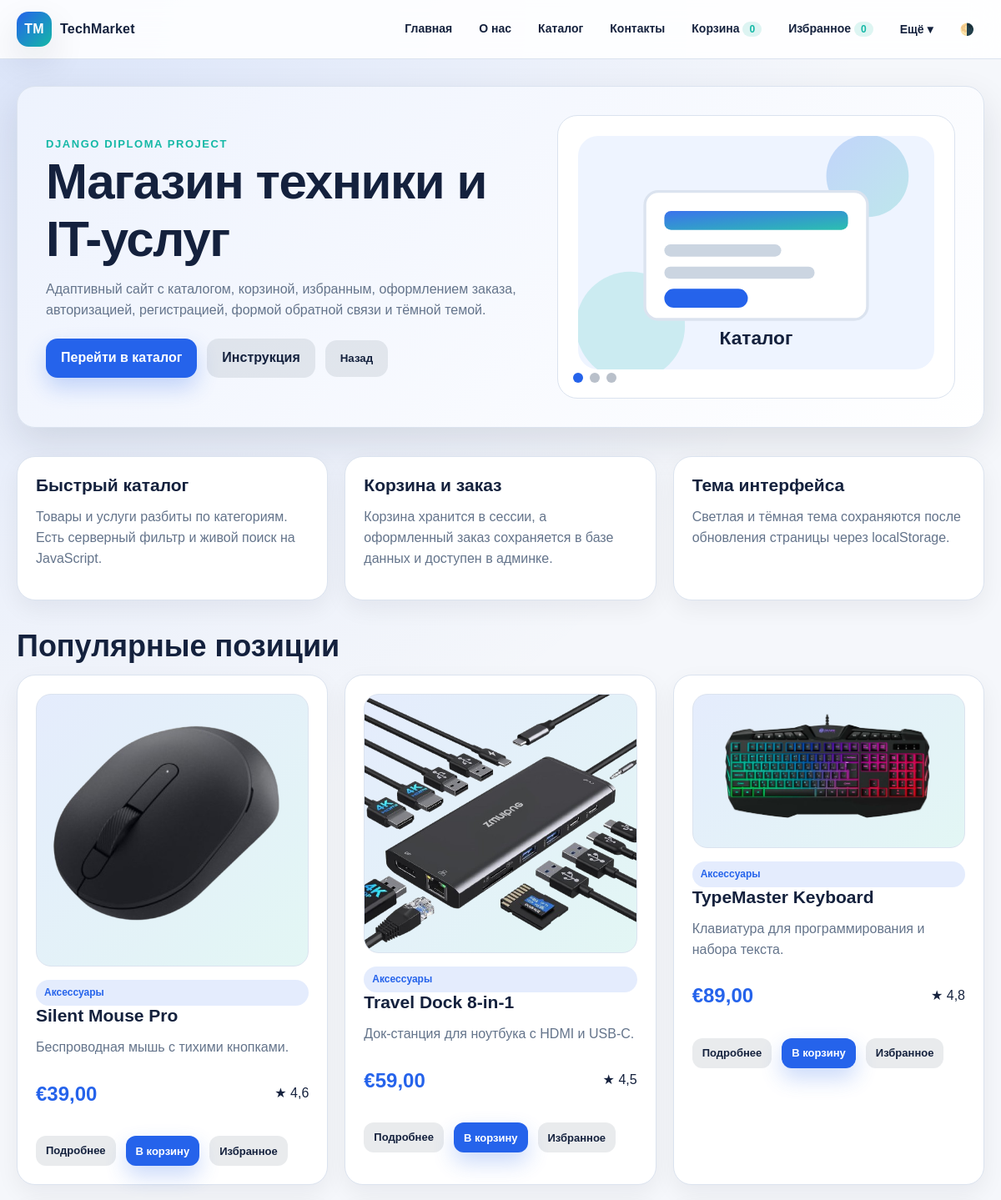
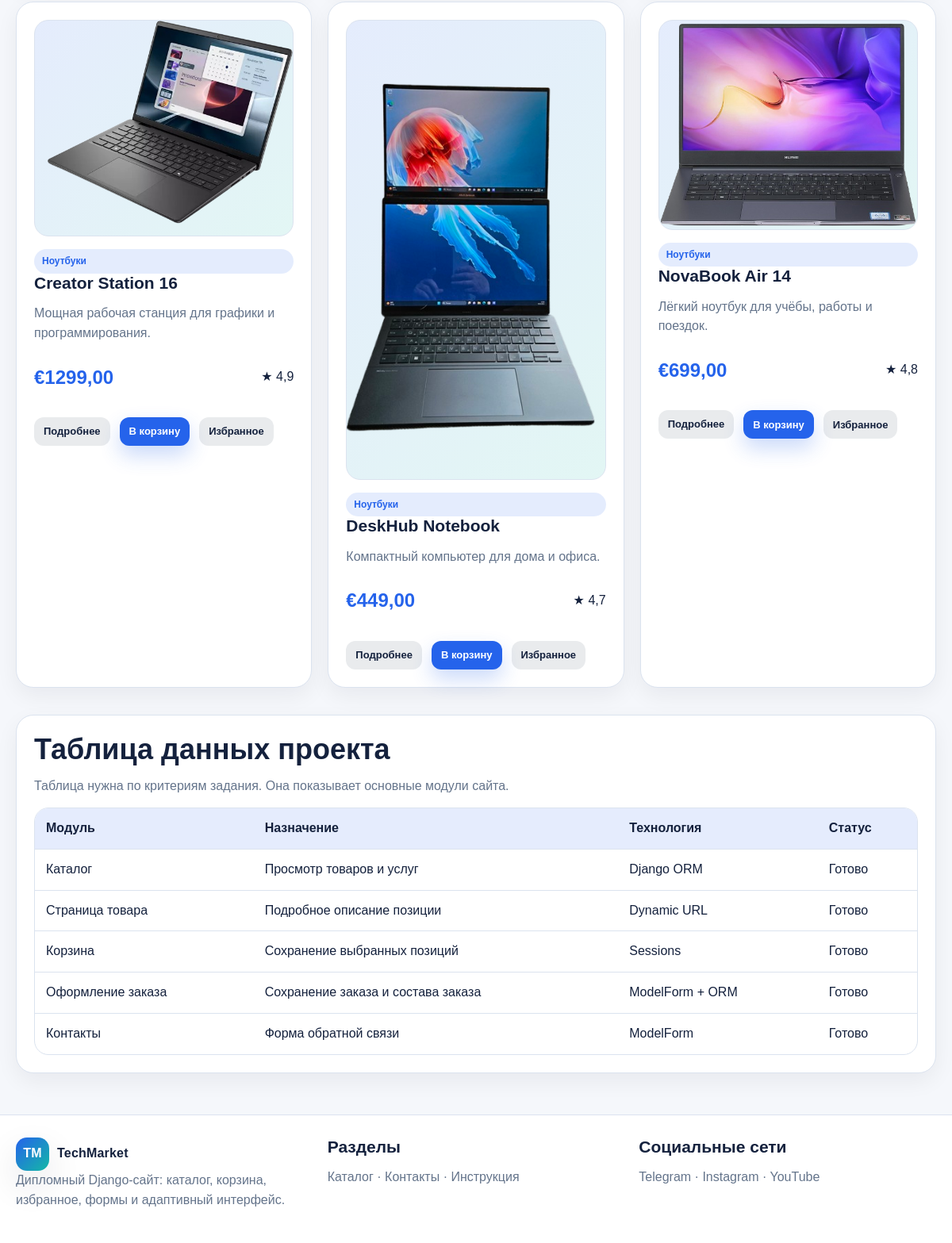
The page / on the database its author committed (2 pictures, top to bottom).
### shop/models.py (models this page shows, shortened)
class Product(models.Model):
    CATEGORY_CHOICES = [
        ('laptops', 'Ноутбуки'),
        ('accessories', 'Аксессуары'),
        ('services', 'Услуги'),
    ]
    name = models.CharField(max_length=120)
    category = models.CharField(max_length=30, choices=CATEGORY_CHOICES)
    short_description = models.CharField(max_length=220)
    description = models.TextField()
    price = models.DecimalField(max_digits=10, decimal_places=2)
    image = models.CharField(max_length=160, default='shop/img/product_laptop.svg')
    rating = models.DecimalField(max_digits=3, decimal_places=1, default=4.8)
    in_stock = models.BooleanField(default=True)
    created_at = models.DateTimeField(auto_now_add=True)
    class Meta:
        ordering = ['category', 'name']

### shop/views.py (the view)
# urls.py: path('', views.home, name='home'),
def home(request):
    ensure_demo_products()
    products = Product.objects.all()[:6]
    return render(request, 'shop/home.html', {'products': products})

### shop/context_processors.py (called while the page is built)
def site_counters(request):
    cart = request.session.get('cart', {})
    favorites = request.session.get('favorites', [])
    return {
        'cart_count': sum(int(qty) for qty in cart.values()),
        'favorites_count': len(favorites),
    }

### shop/views.py (called while the page is built, shortened)
def ensure_demo_products():
    if Product.objects.exists():
        return

### shop/templates/shop/home.html (shortened to what this page needs)
{% extends 'shop/base.html' %}
{% load static %}
{% block content %}
<section class="hero">
    <div>
        <div class="eyebrow">Django diploma project</div>
        <h1>Магазин техники и IT-услуг</h1>
        <p>Адаптивный сайт с каталогом, корзиной, избранным, оформлением заказа, авторизацией, регистрацией, формой обратной связи и тёмной темой.</p>
        <div class="actions">
            <a class="btn" href="{% url 'catalog' %}">Перейти в каталог</a>
            <a class="btn secondary" href="{% url 'docs' %}">Инструкция</a>
            <button class="btn secondary" type="button" onclick="history.back()">Назад</button>
        </div>
    </div>
    <div class="slider" aria-label="Слайдер изображений">
        <div class="slide active"><img src="{% static 'shop/img/hero_1.svg' %}" alt="Каталог техники"></div>
        <div class="slider-controls">
            <button class="dot active" type="button" aria-label="Слайд 1"></button>
            <button class="dot" type="button" aria-label="Слайд 2"></button>
            <button class="dot" type="button" aria-label="Слайд 3"></button>
        </div>
    </div>
</section>
<section class="section grid grid-3">
    <div class="card"><h3>Быстрый каталог</h3><p>Товары и услуги разбиты по категориям. Есть серверный фильтр и живой поиск на JavaScript.</p></div>
    <div class="card"><h3>Корзина и заказ</h3><p>Корзина хранится в сессии, а оформленный заказ сохраняется в базе данных и доступен в админке.</p></div>
    <div class="card"><h3>Тема интерфейса</h3><p>Светлая и тёмная тема сохраняются после обновления страницы через localStorage.</p></div>
</section>
<section class="section">
    <h2>Популярные позиции</h2>
    <div class="grid grid-3">
        {% for product in products %}
        <article class="card product-card">
            <div class="product-image"><img src="{% static product.image %}" alt="{{ product.name }}"></div>
            <span class="badge">{{ product.get_category_display }}</span>
            <h3>{{ product.name }}</h3>
            <p>{{ product.short_description }}</p>
            <div class="product-meta"><span class="price">€{{ product.price }}</span><span>★ {{ product.rating }}</span></div>
            <div class="actions">
                <a class="btn small secondary" href="{% url 'product_detail' product.id %}">Подробнее</a>
                <form class="inline" method="post" action="{% url 'add_to_cart' product.id %}">{% csrf_token %}<input type="hidden" name="next" value="home"><button class="btn small" type="submit">В корзину</button></form>
                <form class="inline" method="post" action="{% url 'toggle_favorite' product.id %}">{% csrf_token %}<input type="hidden" name="next" value="home"><button class="btn small secondary" type="submit">Избранное</button></form>
            </div>
        </article>
        {% endfor %}
    </div>
</section>
<section class="section card">
    <h2>Таблица данных проекта</h2>
    <p>Таблица нужна по критериям задания. Она показывает основные модули сайта.</p>
    <div class="table-wrap">
        <table>
            <thead><tr><th>Модуль</th><th>Назначение</th><th>Технология</th><th>Статус</th></tr></thead>
            <tbody>
                <tr><td>Каталог</td><td>Просмотр товаров и услуг</td><td>Django ORM</td><td>Готово</td></tr>
                <tr><td>Страница товара</td><td>Подробное описание позиции</td><td>Dynamic URL</td><td>Готово</td></tr>
                <tr><td>Корзина</td><td>Сохранение выбранных позиций</td><td>Sessions</td><td>Готово</td></tr>
                <tr><td>Оформление заказа</td><td>Сохранение заказа и состава заказа</td><td>ModelForm + ORM</td><td>Готово</td></tr>
                <tr><td>Контакты</td><td>Форма обратной связи</td><td>ModelForm</td><td>Готово</td></tr>
            </tbody>
        </table>
    </div>
</section>
{% endblock %}

### shop/templates/shop/base.html (shortened to what this page needs)
{% load static %}
<!DOCTYPE html>
<html lang="ru">
<head>
    <link rel="stylesheet" href="{% static 'shop/css/external.css' %}">
</head>
<body>
<header class="site-header">
    <div class="container nav-wrap">
        <a class="logo" href="{% url 'home' %}" aria-label="TechMarket">
            <span class="logo-mark">TM</span>
            <span>TechMarket</span>
        </a>
        <nav class="nav-menu" aria-label="Главное меню">
            <a href="{% url 'home' %}">Главная</a>
            <a href="{% url 'about' %}">О нас</a>
            <a href="{% url 'catalog' %}">Каталог</a>
            <a href="{% url 'contacts' %}">Контакты</a>
            <a href="{% url 'cart' %}">Корзина <span class="pill">{{ cart_count }}</span></a>
            <a href="{% url 'favorites' %}">Избранное <span class="pill">{{ favorites_count }}</span></a>
            <div class="dropdown" data-dropdown>
                <button class="dropdown-toggle" type="button">Ещё ▾</button>
            </div>
            <button id="themeToggle" type="button" title="Переключить тему">🌗</button>
        </nav>
    </div>
</header>
<main class="main">
    <div class="container">
        {% block content %}{% endblock %}
    </div>
</main>
<footer class="site-footer">
    <div class="container footer-grid">
        <div>
            <div class="logo"><span class="logo-mark">TM</span><span>TechMarket</span></div>
            <p>Дипломный Django-сайт: каталог, корзина, избранное, формы и адаптивный интерфейс.</p>
        </div>
        <div>
            <h3>Разделы</h3>
            <p><a href="{% url 'catalog' %}">Каталог</a> · <a href="{% url 'contacts' %}">Контакты</a> · <a href="{% url 'docs' %}">Инструкция</a></p>
        </div>
        <div>
            <h3>Социальные сети</h3>
            <p><a href="https://t.me/" target="_blank" rel="noopener">Telegram</a> · <a href="https://www.instagram.com/" target="_blank" rel="noopener">Instagram</a> · <a href="https://www.youtube.com/" target="_blank" rel="noopener">YouTube</a></p>
        </div>
    </div>
</footer>
</body>
</html>

### rows shown on the page
Product: image (picture), category "Аксессуары", name "Silent Mouse Pro", short_description "Беспроводная мышь с тихими кнопками.", price "39,00", rating "4,6"
Product: image (picture), category "Аксессуары", name "Travel Dock 8-in-1", short_description "Док-станция для ноутбука с HDMI и USB-C.", price "59,00", rating "4,5"
Product: image (picture), category "Аксессуары", name "TypeMaster Keyboard", short_description "Клавиатура для программирования и набора текста.", price "89,00", rating "4,8"
Product: image (picture), category "Ноутбуки", name "Creator Station 16", short_description "Мощная рабочая станция для графики и программирования.", price "1299,00", rating "4,9"
Product: image (picture), category "Ноутбуки", name "DeskHub Notebook", short_description "Компактный компьютер для дома и офиса.", price "449,00", rating "4,7"
Product: image (picture), category "Ноутбуки", name "NovaBook Air 14", short_description "Лёгкий ноутбук для учёбы, работы и поездок.", price "699,00", rating "4,8"

### other values the page prints
{{ cart_count }} "0"
{{ favorites_count }} "0"
